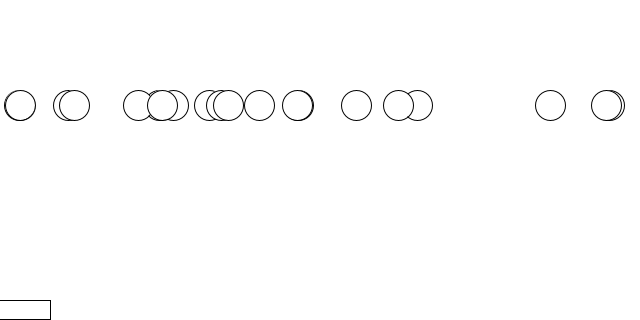
Frame 1 (no input)
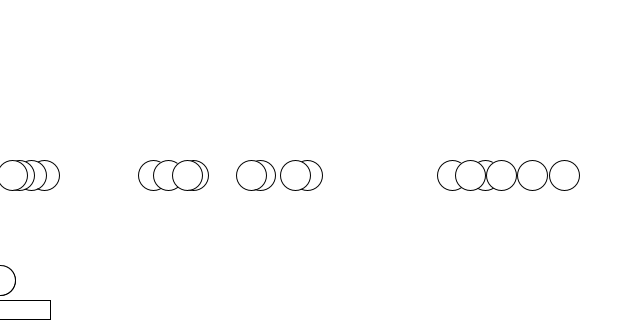
Frame 60 (the mouse pressed at the canvas centre just before this capture)
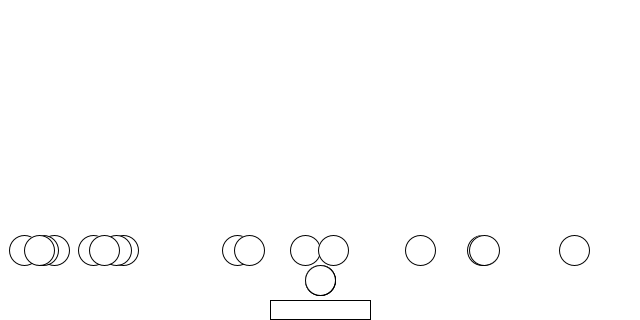
Frame 120 (the mouse held since frame 60 and released just before this capture)

The Processing sketch that drew these frames (run headless with seeded random() and noise(); from frame 60 on, the mouse is pressed at the canvas centre):

// Processing sketch: catcher_OParr
// ── catcher_OParr.pde
int COUNT = 20;

//Faller f;
Faller[] f = new Faller[COUNT];

Catcher c;

void setup(){
  size(640, 320);
  
  //f = new Faller();
  for(int i = 0; i < COUNT; i++){
    f[i] = new Faller();
  }
   
  c = new Catcher();
}

void draw(){
  background(255);
  
  c.move();
  c.display();
  
  //f.fall();
  //if (f.landed()) f.reset();
  //f.catcheMe(c);
  for(int i = 0; i < COUNT; i++){
    f[i].fall();
    if (f[i].landed()) f[i].reset();
    f[i].catcheMe(c);
    
    f[i].display();
  }
}

void mouseReleased(){
 //f.reset(); 
 //f1.reset(); 
}

// ── Catcher.pde
class Catcher{
  int x;
  int y;
  int rwidth;
  int rheigth;
  
  Catcher(){
    x = mouseX; 
    rwidth = 100;
    rheigth = 19;
    y = height - 10;
  }
  
  void move(){
    x = mouseX;
  }
  
  void display(){
    rectMode(CENTER);
    rect(x,y,rwidth,rheigth);
  }
  
  
  
}

// ── Faller.pde
class Faller{
  int x;
  int y;
  int d;
  int speed;
  boolean isCatched;
  
  Faller(){
   x = (int) random(10, width);
   y = 100;
   d = 30;
   speed = 5;
   isCatched = false;
 }
 
 void display(){
  circle(x,y,d); 
 }
 
 void fall(){
   if(isCatched) x = mouseX;
   else y+=speed;
 }
 
 boolean landed(){
    if(y>height) return true;
    else return false;
 }
 
 void catcheMe(Catcher c){
    
   boolean isInside = (c.x - c.rwidth/2 < x && c.x + c.rwidth/2 > x );
   boolean isTouching = y > c.y - c.rheigth - d/2;
   
   if (isInside && isTouching) isCatched = true;
 }
 
 void reset(){
   y = 100;
   x = (int) random(0, width);
   isCatched = false;
 }
 
}
